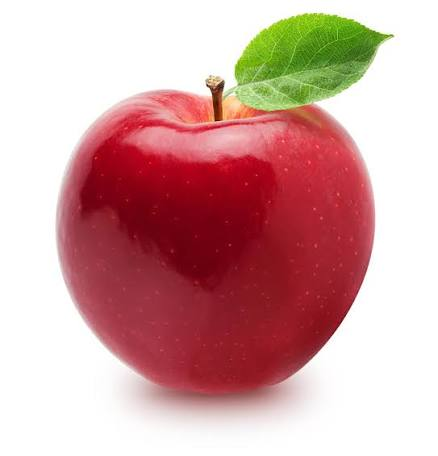
#> input picture Learning/Computer_Vision/Image_Segmentation/Segmentation_DevOps/input_images/pomme.jpg, 438 x 456 px
$ python -i segmentation.py   (imports and definitions only)
#> lines starting #> are read from the running program, lines starting #| are printed output that depends on the picture; after the words box and inside, x2 and y2 are one past the last pixel; in counts of white or black regions, pixels touching at a corner belong together

import cv2
import numpy as np


def segment_image(input_path, output_path):
    # Read the input image
#> called with input_path = '../input_images/pomme.jpg', output_path = 'out.png'
    image = cv2.imread(input_path)
#> image is the input picture: shape (456, 438, 3); mean B, G, R 165.4, 166.9, 211

    if image is None:
        raise FileNotFoundError(f"Image not found: {input_path}")

    # Convert the image to grayscale
    gray = cv2.cvtColor(image, cv2.COLOR_BGR2GRAY)
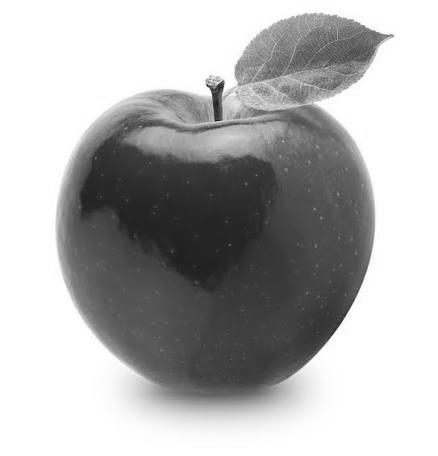
#> gray: shape (456, 438); min 26, max 255, mean 179.9

    # Apply Otsu thresholding
    threshold, mask = cv2.threshold(
        gray,
        0,
        255,
        cv2.THRESH_BINARY + cv2.THRESH_OTSU
    )
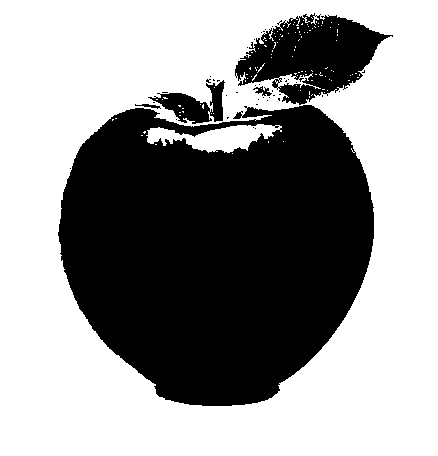
#> mask: shape (456, 438); 59% white; 43 black regions (38 under 20 px), largest, box (x1, y1, x2, y2) and area: (58, 105, 374, 406) 72328, (235, 13, 393, 105) 7940, (148, 80, 225, 124) 1466, (253, 86, 272, 96) 87, (135, 104, 161, 109) 56
#> threshold = 165

    # Save the segmentation mask
    cv2.imwrite(output_path, mask)

    # Create a copy of the original image
    result = image.copy()

    # Create a colored overlay from the mask
    overlay = np.zeros_like(image)
    overlay[:, :, 2] = mask
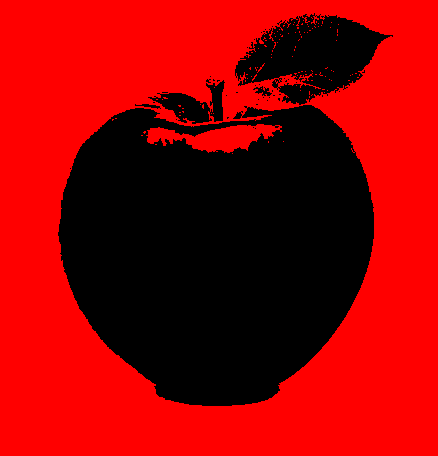
#> overlay: shape (456, 438, 3); mean of channels 0, 1, 2 0, 0, 150.4; drawn as B, G, R

    # Blend the original image with the overlay
    result = cv2.addWeighted(
        result,
        0.7,
        overlay,
        0.3,
        0
    )
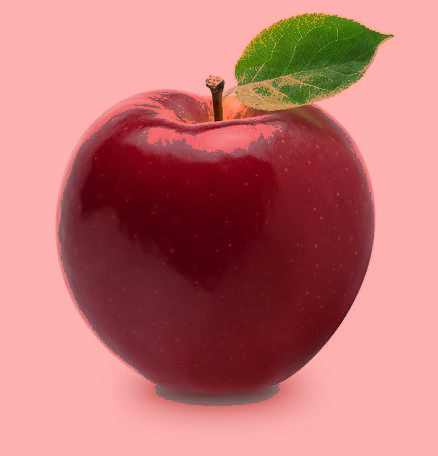
#> result: shape (456, 438, 3); mean B, G, R 115.6, 116.6, 192.8

    # Define the result path
    result_path = output_path.replace(
        "mask.png",
        "segmentation_result.png"
    )

    # Save the segmentation result
    cv2.imwrite(result_path, result)

    # Return the Otsu threshold
    return threshold

>>> result = segment_image('../input_images/pomme.jpg', 'out.png')
#> result = 165
